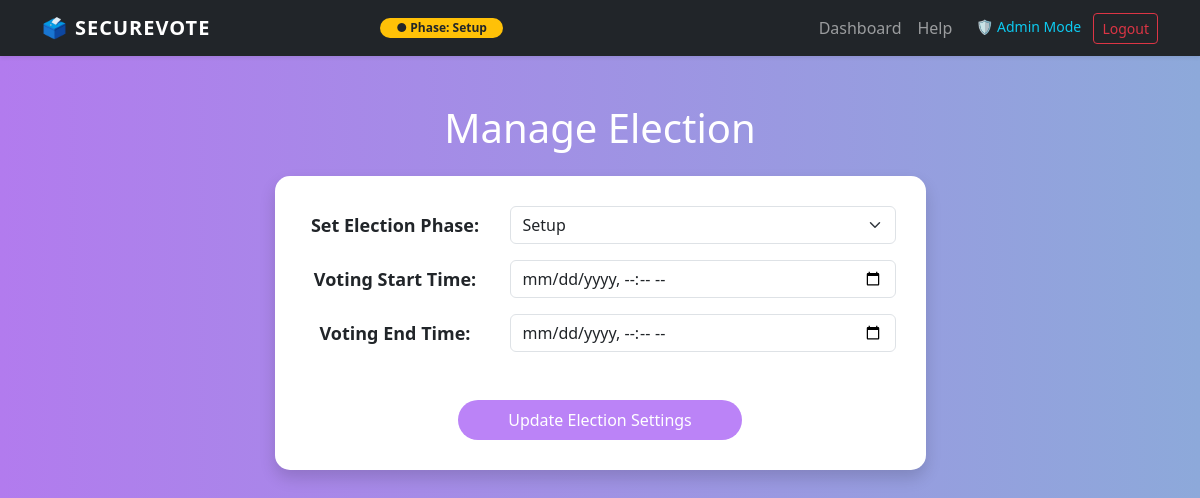
Page /manage_election (signed in) on the earlier database version.
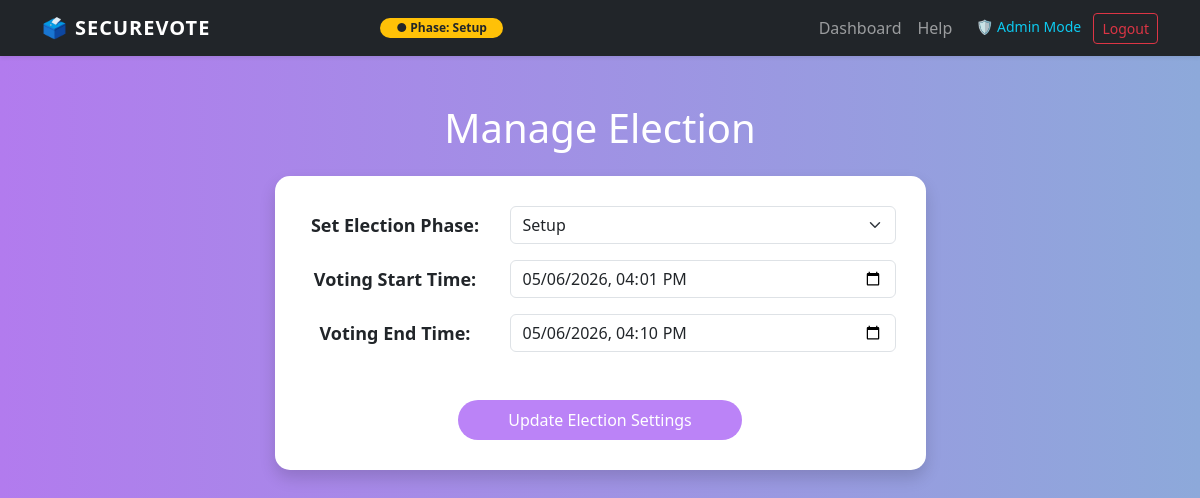
Same page on the later database version.
### tables this page shows
CREATE TABLE election_settings (
        phase TEXT,
        start_time TEXT,
        end_time TEXT
    );

### app.py (the view, shortened to what this page needs)
@app.route('/manage_election', methods=['GET', 'POST'])
def manage_election():
    if not session.get('admin'):
        return redirect('/admin_login')
    conn = sqlite3.connect("evoting.db")
    cursor = conn.cursor()
    cursor.execute("SELECT phase, start_time, end_time FROM election_settings")
    settings = cursor.fetchone()
    conn.close()
    return render_template('manage_election.html', settings=settings)

### app.py (called while the page is built, shortened)
@app.context_processor
def inject_status():
    try:
        conn = sqlite3.connect("evoting.db")
        cursor = conn.cursor()
        cursor.execute("SELECT phase FROM election_settings")
        res = cursor.fetchone()
        conn.close()
        return dict(election_phase=res[0] if res else "Setup")
    except:
        return dict(election_phase="Setup")

@app.context_processor
def inject_user_details():
    voter_id = session.get('voter')
    user_name = None
    return dict(current_user_name=user_name, current_voter_id=voter_id)

### templates/manage_election.html (shortened to what the changed rows need)
<!DOCTYPE html>
<html>
<head>
    <link href="https://cdn.jsdelivr.net/npm/bootstrap@5.3.0/dist/css/bootstrap.min.css" rel="stylesheet">
    <link rel="stylesheet" href="{{ url_for('static', filename='css/style.css') }}">
</head>
<body>
    <nav class="navbar navbar-expand-lg navbar-dark bg-dark shadow-sm py-2">
            <div class="container">
                 <div class="navbar-nav mx-auto">
                    {% if election_phase == 'Active' %}
                    <span class="badge rounded-pill bg-success px-3">● Voting Live</span>
                    {% elif election_phase == 'Closed' %}
                    <span class="badge rounded-pill bg-danger px-3">● Election Closed</span>
                    {% else %}
                    <span class="badge rounded-pill bg-warning text-dark px-3">● Phase: {{ election_phase }}</span>
                    {% endif %}
                </div>
            </div>
        </nav>
<div class="container mt-5">
    <div class="col-md-7 mx-auto">
        <h1 class="text-center mb-4">Manage Election</h1>
        <div class="card text-dark shadow">
            <form method="POST">
                <div class="row mb-3 align-items-center">
                    <div class="col-md-8">
                        <select name="phase" class="form-select">
                            <option value="Setup" {% if settings[0] == 'Setup' %}selected{% endif %}>Setup</option>
                        </select>
                    </div>
                </div>
                <div class="row mb-3 align-items-center">
                    <div class="col-md-8">
                        <input type="datetime-local" name="start_time" value="{{ settings[1] }}" class="form-control">
                    </div>
                </div>
                <div class="row mb-4 align-items-center">
                    <div class="col-md-8">
                        <input type="datetime-local" name="end_time" value="{{ settings[2] }}" class="form-control">
                    </div>
                </div>
            </form>
        </div>
    </div>
</div>
</body>
</html>

Differences in the rows shown:
changed election_settings "Setup": start_time (not shown) → "05/06/2026 16:01"; end_time (not shown) → "05/06/2026 16:10"
